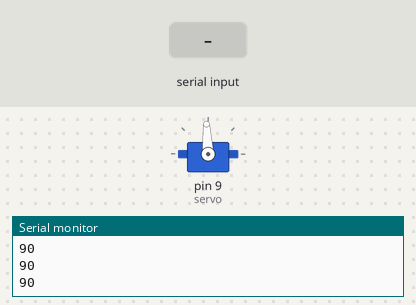
A sketch run on a simulated Arduino Uno, built with avr-gcc and run on an emulated ATmega328P. On the bench: servo, the last lines printed to the serial monitor. The inputs (shaded band) are chosen by the test bench.

Above: at 1.2 s.
1.3 s: "angle-\n" received over Serial
At 2.5 s:
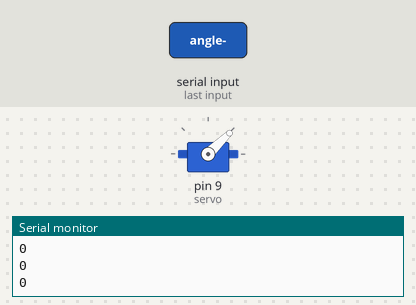
2.8 s: "angle-90\n" received over Serial
At 3.8 s:
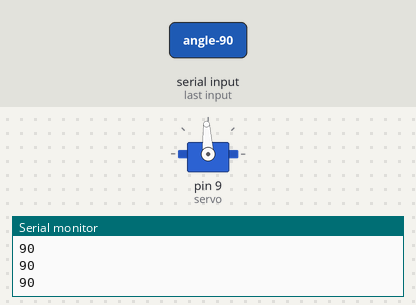
4.3 s: "angle-,45\n" received over Serial
At 5.1 s:
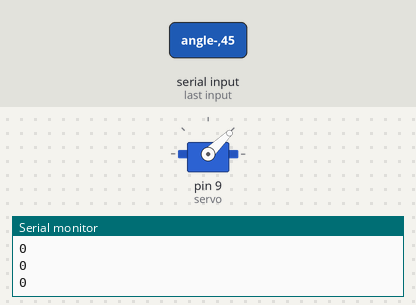
Timing chart, 0 to 7.3 s (numbered marks = the images above; inputs shaded):
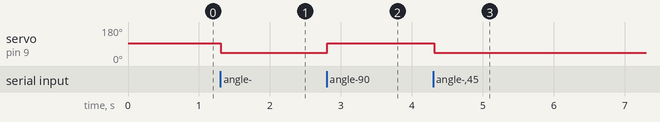

Measured:
- after the input at 1.3 s, servo on pin 9 (servo): 93° → 44° at once
- after the input at 2.8 s, servo on pin 9 (servo): 44° → 93° at once
- after the input at 4.3 s, servo on pin 9 (servo): 93° → 44° at once

The sketch:

PWM_Control_Arduino.ino
```cpp
#include <Servo.h>

Servo servo;
int angle = 90; // Declare global angle variable

void setup() {
  Serial.begin(9600);
  servo.attach(9); // Attach servo signal to pin 9
}

void loop() {
  if (Serial.available() > 0) {
    String input = Serial.readStringUntil('\n'); // Read the input string until newline character
    if (input.startsWith("angle-")) {
      angle = input.substring(6).toInt(); // Extract the integer part after "angle-" prefix
    }
  }
  angle = constrain(angle, 0, 180); // Constrain angle between 0 and 180 degrees
  int pulseWidth = map(angle, 0, 180, 1000, 2000); // Map angle to pulse width between 1000 and 2000 microseconds
  servo.writeMicroseconds(pulseWidth); // Set servo position
  Serial.println(angle);
  delay(100); // Delay to allow time for serial input buffer to clear
}
```
